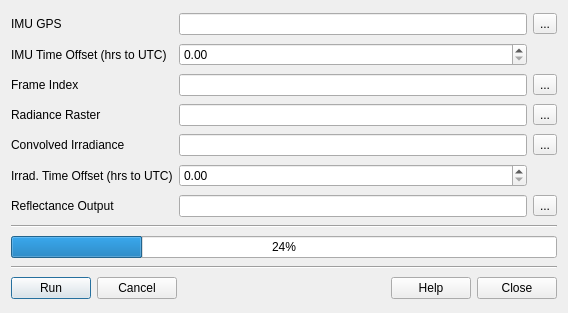
<?xml version="1.0" encoding="UTF-8"?>
<ui version="4.0">
 <class>NanoTimesyncForm</class>
 <widget class="QDialog" name="NanoTimesyncForm">
  <property name="geometry">
   <rect>
    <x>0</x>
    <y>0</y>
    <width>568</width>
    <height>313</height>
   </rect>
  </property>
  <property name="windowTitle">
   <string>Dialog</string>
  </property>
  <layout class="QGridLayout" name="gridLayout">
   <item row="3" column="0">
    <widget class="QLabel" name="label_2">
     <property name="text">
      <string>Radiance Raster</string>
     </property>
    </widget>
   </item>
   <item row="9" column="0" colspan="3">
    <widget class="Line" name="line_2">
     <property name="orientation">
      <enum>Qt::Horizontal</enum>
     </property>
    </widget>
   </item>
   <item row="1" column="0">
    <widget class="QLabel" name="label_8">
     <property name="text">
      <string>IMU Time Offset (hrs to UTC)</string>
     </property>
    </widget>
   </item>
   <item row="6" column="0">
    <widget class="QLabel" name="label_6">
     <property name="text">
      <string>Reflectance Output</string>
     </property>
    </widget>
   </item>
   <item row="1" column="1">
    <widget class="QDoubleSpinBox" name="spnIMUUTCOffset"/>
   </item>
   <item row="8" column="0" colspan="3">
    <widget class="QProgressBar" name="progressBar">
     <property name="value">
      <number>24</number>
     </property>
    </widget>
   </item>
   <item row="2" column="1">
    <widget class="QLineEdit" name="txtFrameIndex"/>
   </item>
   <item row="2" column="0">
    <widget class="QLabel" name="label_3">
     <property name="text">
      <string>Frame Index</string>
     </property>
    </widget>
   </item>
   <item row="6" column="2">
    <widget class="QToolButton" name="btnReflOutput">
     <property name="text">
      <string>...</string>
     </property>
    </widget>
   </item>
   <item row="7" column="0" colspan="3">
    <widget class="Line" name="line">
     <property name="orientation">
      <enum>Qt::Horizontal</enum>
     </property>
    </widget>
   </item>
   <item row="5" column="1">
    <widget class="QDoubleSpinBox" name="spnIrradUTCOffset"/>
   </item>
   <item row="4" column="1">
    <widget class="QLineEdit" name="txtConvIrrad"/>
   </item>
   <item row="2" column="2">
    <widget class="QToolButton" name="btnFrameIndex">
     <property name="text">
      <string>...</string>
     </property>
    </widget>
   </item>
   <item row="0" column="0">
    <widget class="QLabel" name="label">
     <property name="text">
      <string>IMU GPS</string>
     </property>
    </widget>
   </item>
   <item row="0" column="1">
    <widget class="QLineEdit" name="txtIMUGPS"/>
   </item>
   <item row="0" column="2">
    <widget class="QToolButton" name="btnIMUGPS">
     <property name="text">
      <string>...</string>
     </property>
    </widget>
   </item>
   <item row="4" column="0">
    <widget class="QLabel" name="label_4">
     <property name="text">
      <string>Convolved Irradiance</string>
     </property>
    </widget>
   </item>
   <item row="3" column="2">
    <widget class="QToolButton" name="btnRadRast">
     <property name="text">
      <string>...</string>
     </property>
    </widget>
   </item>
   <item row="4" column="2">
    <widget class="QToolButton" name="btnConvIrrad">
     <property name="text">
      <string>...</string>
     </property>
    </widget>
   </item>
   <item row="5" column="0">
    <widget class="QLabel" name="label_5">
     <property name="text">
      <string>Irrad. Time Offset (hrs to UTC)</string>
     </property>
    </widget>
   </item>
   <item row="6" column="1">
    <widget class="QLineEdit" name="txtReflOutput"/>
   </item>
   <item row="3" column="1">
    <widget class="QLineEdit" name="txtRadRast"/>
   </item>
   <item row="10" column="0" colspan="3">
    <layout class="QHBoxLayout" name="horizontalLayout">
     <item>
      <widget class="QPushButton" name="btnRun">
       <property name="text">
        <string>Run</string>
       </property>
      </widget>
     </item>
     <item>
      <widget class="QPushButton" name="btnCancel">
       <property name="text">
        <string>Cancel</string>
       </property>
      </widget>
     </item>
     <item>
      <spacer name="horizontalSpacer">
       <property name="orientation">
        <enum>Qt::Horizontal</enum>
       </property>
       <property name="sizeHint" stdset="0">
        <size>
         <width>40</width>
         <height>20</height>
        </size>
       </property>
      </spacer>
     </item>
     <item>
      <widget class="QPushButton" name="btnHelp">
       <property name="text">
        <string>Help</string>
       </property>
      </widget>
     </item>
     <item>
      <widget class="QPushButton" name="btnClose">
       <property name="text">
        <string>Close</string>
       </property>
      </widget>
     </item>
    </layout>
   </item>
  </layout>
 </widget>
 <resources/>
 <connections/>
</ui>
